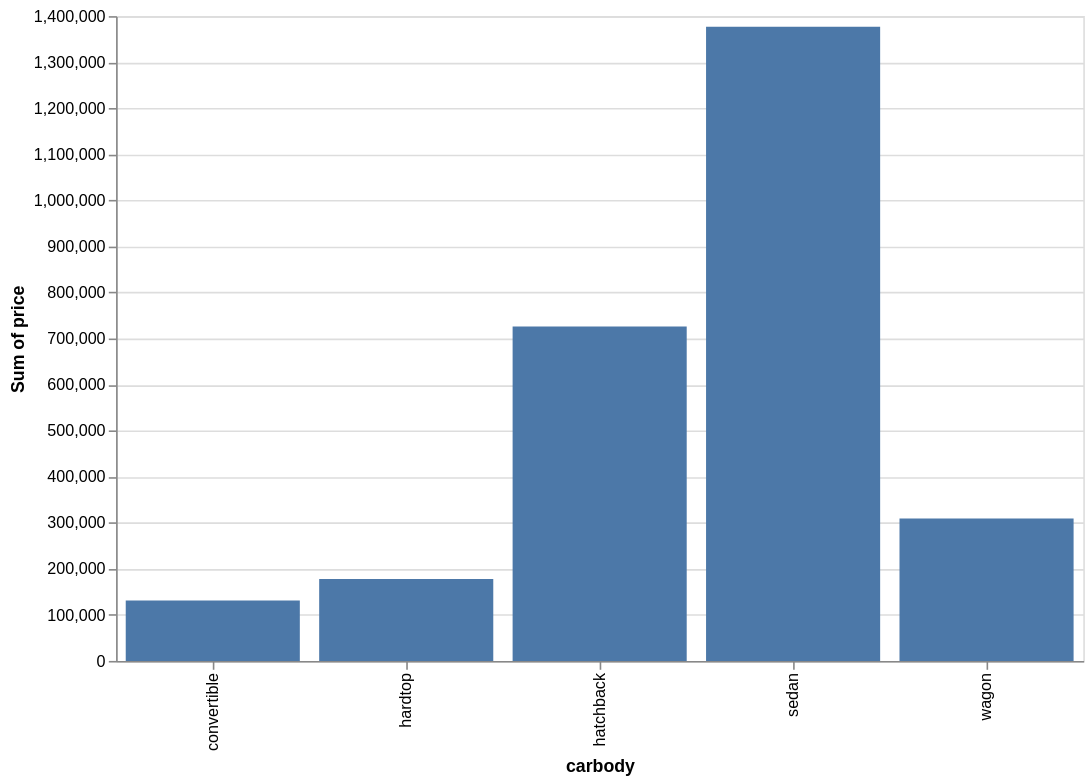

Here is the notebook cell this chart was saved with:
### Code cell
alt.Chart(cars_data, height=400, width=600).mark_bar().encode(
    x='carbody',
    y='sum(price)'
)

### Figure 1 — Vega-Lite specification as saved in the notebook (floating-point values rounded to 4 significant figures; data arrays with more than 128 entries replaced by an {"elided": "..."} marker saying what was removed)
{"config": {"view": {"continuousWidth": 300, "continuousHeight": 300}}, "data": {"name": "data-1bed9fbf2600d9190696f48c3511329a"}, "mark": {"type": "bar"}, "encoding": {"x": {"field": "carbody", "type": "nominal"}, "y": {"aggregate": "sum", "field": "price", "type": "quantitative"}}, "height": 400, "width": 600, "$schema": "https://vega.github.io/schema/vega-lite/v6.1.0.json", "datasets": {"data-1bed9fbf2600d9190696f48c3511329a": {"elided": "205 records"}}}
